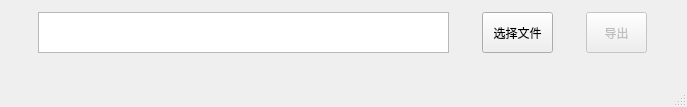
<?xml version="1.0" encoding="UTF-8"?>
<ui version="4.0">
 <class>MainWindow</class>
 <widget class="QMainWindow" name="MainWindow">
  <property name="geometry">
   <rect>
    <x>0</x>
    <y>0</y>
    <width>687</width>
    <height>107</height>
   </rect>
  </property>
  <property name="minimumSize">
   <size>
    <width>671</width>
    <height>91</height>
   </size>
  </property>
  <property name="maximumSize">
   <size>
    <width>8888</width>
    <height>8888</height>
   </size>
  </property>
  <property name="windowTitle">
   <string>MainWindow</string>
  </property>
  <widget class="QWidget" name="centralwidget">
   <widget class="QWidget" name="layoutWidget">
    <property name="geometry">
     <rect>
      <x>11</x>
      <y>11</y>
      <width>664</width>
      <height>43</height>
     </rect>
    </property>
    <layout class="QGridLayout" name="gridLayout">
     <item row="0" column="0">
      <widget class="QListWidget" name="listWidget_inPath">
       <property name="minimumSize">
        <size>
         <width>411</width>
         <height>41</height>
        </size>
       </property>
       <property name="maximumSize">
        <size>
         <width>411</width>
         <height>41</height>
        </size>
       </property>
      </widget>
     </item>
     <item row="0" column="1">
      <widget class="QPushButton" name="pushButton_chooseFile">
       <property name="minimumSize">
        <size>
         <width>71</width>
         <height>41</height>
        </size>
       </property>
       <property name="maximumSize">
        <size>
         <width>71</width>
         <height>41</height>
        </size>
       </property>
       <property name="text">
        <string>选择文件</string>
       </property>
      </widget>
     </item>
     <item row="0" column="2">
      <widget class="QPushButton" name="pushButton_save">
       <property name="enabled">
        <bool>false</bool>
       </property>
       <property name="minimumSize">
        <size>
         <width>61</width>
         <height>41</height>
        </size>
       </property>
       <property name="maximumSize">
        <size>
         <width>61</width>
         <height>41</height>
        </size>
       </property>
       <property name="text">
        <string>导出</string>
       </property>
      </widget>
     </item>
    </layout>
   </widget>
  </widget>
  <widget class="QMenuBar" name="menubar">
   <property name="geometry">
    <rect>
     <x>0</x>
     <y>0</y>
     <width>687</width>
     <height>26</height>
    </rect>
   </property>
  </widget>
  <widget class="QStatusBar" name="statusbar"/>
 </widget>
 <resources/>
 <connections/>
</ui>
